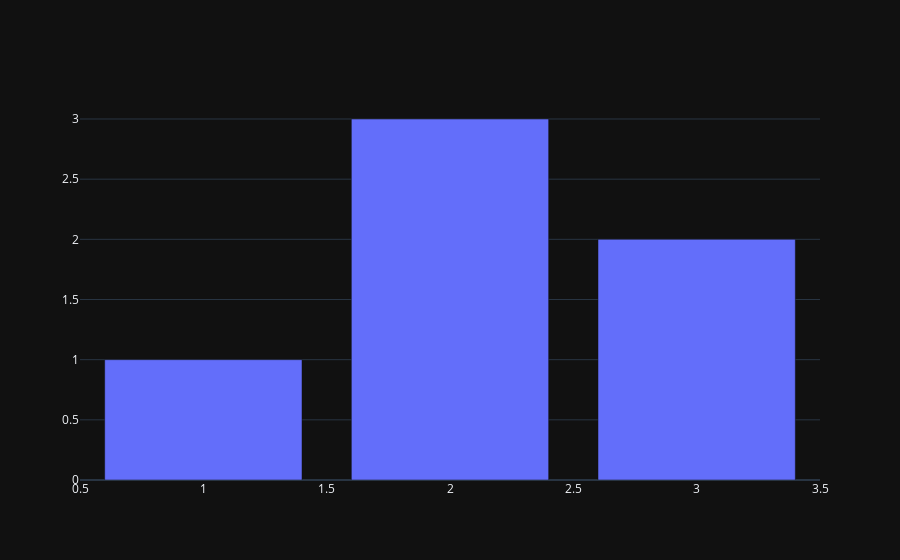

The notebook cell saved with this chart:
### Markdown cell above
### **[add_trace] 메소드**

* Figure에 새로운 Trace 추가

### Code cell
import plotly.graph_objects as go

fig = go.Figure()

# 추가
fig.add_trace(go.Bar(x = [1,2,3], y=[1,3,2]))

fig.show()

### Figure 1 — Plotly figure (JSON) as saved in the notebook; plotly's stock layout.template omitted (floating-point values rounded to 4 significant figures)
{"data": [{"x": [1, 2, 3], "y": [1, 3, 2], "type": "bar"}], "layout": {}}
